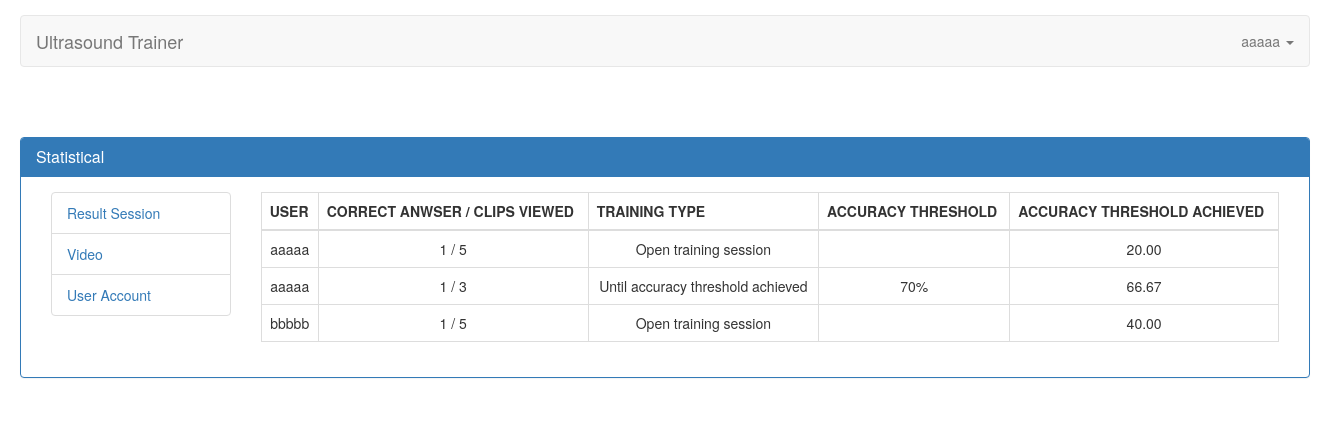
The page /statistical (signed in) on the database its author committed.
### servey/models.py (models this page shows, shortened)
class Result(models.Model):
    user = models.ForeignKey(User, related_name='user_result', on_delete=models.CASCADE)
    date = models.DateTimeField(default=datetime.datetime.utcnow, blank=True)
    close = models.BooleanField(default=False, verbose_name="Test is close?", blank=True)
    training_type = models.CharField(choices=TRAINING_TYPE, blank=True, null=True, max_length=255)
    accuracy = models.CharField(max_length=255, choices=ACCURACY_THRESHOLD, blank=True, null=True)
    created_at = models.DateTimeField(auto_now_add=True)
    updated_at = models.DateTimeField(auto_now=True)
    @property
    def get_user(self):
        return User.objects.get(pk=self.user_id)
    @property
    def total_anwser(self):
        return self.result_detail.count()
    @property
    def correct_anwser(self):
        return 1
    @property
    def accuracy_count(self):
        context = {}
        check = ResultDetail.objects.filter(result=self.id)
        if check is not None:
            count_question = ResultDetail.objects.filter(result=self.id).count()
            total_answer = ResultDetail.objects.filter(result=self.id)
            context['true'] = 0
            context['false'] = 0
            for query_answer in total_answer:
                video = query_answer.video.answer
                answer_result = query_answer.answer
                if video == answer_result:
                    context['true'] += 1
                else:
                    context['false'] += 1
            accuracy = format(Decimal(context['true'] * 100 / count_question), '.2f')
            return accuracy

class ResultDetail(models.Model):
    result = models.ForeignKey(Result, on_delete=models.CASCADE, null=True, related_name='result_detail',)
    video = models.ForeignKey(Video, blank=True, on_delete=models.CASCADE, related_name='video_result')
    answer = models.IntegerField(blank=True)
    created_at = models.DateTimeField(auto_now_add=True)
    updated_at = models.DateTimeField(auto_now=True)

class Video(models.Model):
    ANSWER_CHOICE = (
        (1, 'Normal'),
        (2, 'Moderately reduced',),
        (3, 'Severely reduced',)
    )
    path = models.FileField(blank=True, verbose_name="Upload video (mp4, mkv)", max_length=255, upload_to='videos/', validators=[validate_file_extension])
    title = models.TextField(blank=True, verbose_name="Title question")
    answer = models.IntegerField(choices=ANSWER_CHOICE, default=1)
    created_at = models.DateTimeField(auto_now_add=True)
    updated_at = models.DateTimeField(auto_now=True)

### servey/views.py (the view)
def result_session(request):
    context = {}
    total_result = Result.objects.all()
    total_video = Video.objects.all().values('id', 'answer')
    users = User.objects.filter(is_superuser=False)
    user_result = {}
    for user in users:
        user_result[user.id] = Result.objects.filter(user_id=user.id)
    print(total_video)
    context = {
        "total_result": total_result,
    }
    return render(request, 'statistical/result_session.html', context)

### templates/statistical/result_session.html
{% extends 'statistical/index.html' %}
{% block main %}
    <div class="col-md-10">
        <table class="table table-bordered table-hover">
            <thead>
            <tr>
                <th>USER</th>
                <th>CORRECT ANWSER / CLIPS VIEWED</th>
                <th>TRAINING TYPE</th>
                <th>ACCURACY THRESHOLD</th>
                <th>ACCURACY THRESHOLD ACHIEVED</th>
            </tr>
            </thead>
            <tbody>
                {% for item in total_result %}
                <tr class="text-center">
                    <td>{{ item.get_user.username }}</td>
                    <td>{{ item.correct_anwser }} / {{ item.total_anwser }}</td>
                    <td>{{ item.training_type }}</td>
                    <td>{{ item.accuracy }}</td>
                    <td>{{ item.accuracy_count }}</td>
                </tr>
                {% endfor %}
            </tbody>
        </table>
    </div>
{% endblock %}

### templates/partials/index.html (shortened to what this page needs)
<!DOCTYPE html>
<html lang="en">
    {% load staticfiles %}
    <head>
        <link href="https://stackpath.bootstrapcdn.com/bootstrap/3.3.6/css/bootstrap.min.css" rel="stylesheet">
        <link rel="stylesheet" href="{% static 'main.css' %}">
    </head>
    <body>
    <div class="container" id="container_main" style="width: 1320px">
        <nav class="navbar navbar-default" role="navigation">
        <div class="navbar-header">
            <a class="navbar-brand" href="{% url 'index' %}">Ultrasound Trainer</a>
        </div>
        <div class="collapse navbar-collapse navbar-ex1-collapse">
            <ul class="nav navbar-nav navbar-right">
                <li class="dropdown">
                    <a href="#" class="dropdown-toggle" data-toggle="dropdown">
                        {% if request.user.is_authenticated %}
                            <span>{{ request.user.username }}</span>
                            <b class="caret"></b>
                        {% else %}
                            Guest
                        {% endif %}
                    </a>
                </li>
            </ul>
        </div>
        </nav>
        <div class="row" style="padding-top: 50px;">
            {% block content %}
            {%  endblock %}
        </div>
    </div>
    </body>
</html>

### static/main.css (style rules this page uses)
#container_main { padding-top: 15px; }
.row { margin-right: 0; margin-left: 0; }
ul li { list-style-type: none; }

### rows shown on the page
Result: get_user.username "aaaaa", correct_anwser "1", total_anwser "5", training_type "Open training session", accuracy_count "20.00"
Result: get_user.username "aaaaa", correct_anwser "1", total_anwser "3", training_type "Until accuracy threshold achieved", accuracy "70%", accuracy_count "66.67"
Result: get_user.username "bbbbb", correct_anwser "1", total_anwser "5", training_type "Open training session", accuracy_count "40.00"

### other values the page prints
{{ request.user.username }} "aaaaa"
